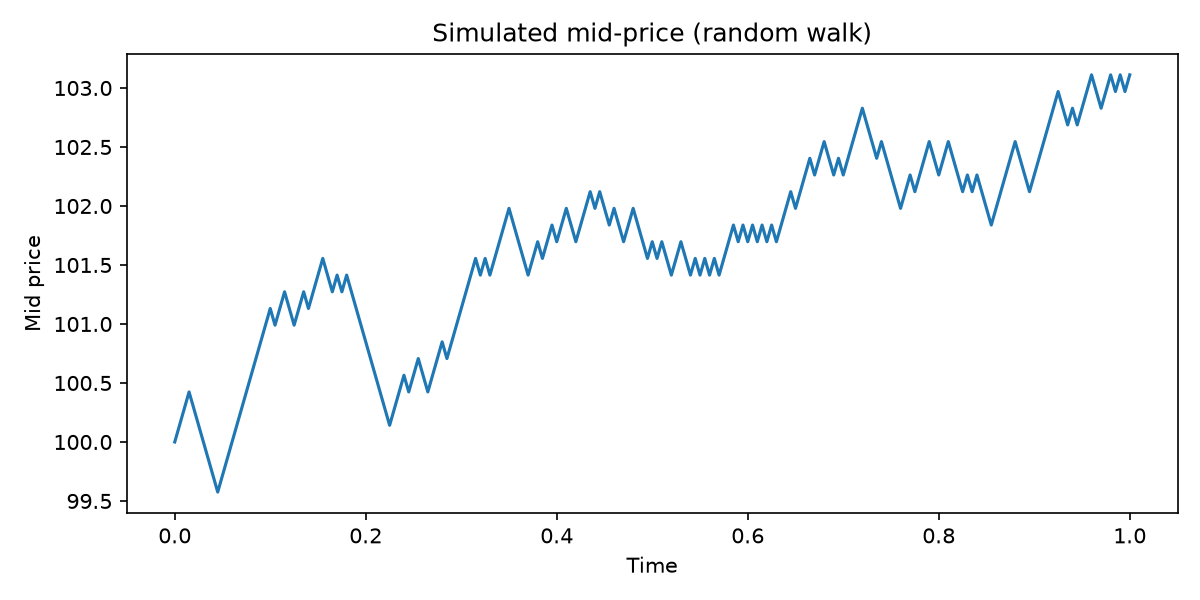

The Python source for this figure:
import numpy as np
import matplotlib.pyplot as plt

S0, T, sigma, dt = 100.0, 1.0, 2.0, 0.005
n_steps = int(T / dt)          # 200 steps
rng = np.random.default_rng(0)

# TODO 1: random +1 / -1 moves
moves = rng.choice([-1, 1], size=n_steps)

# TODO 2: scale each move so volatility is consistent with the time step
increments = moves * sigma * np.sqrt(dt)

# TODO 3: price path, starting at S0 (201 points: time 0 plus 200 steps)
prices = np.insert(S0 + np.cumsum(increments), 0, S0)
print(len(prices), prices[:5])

# TODO 4: plot it
t = np.linspace(0, T, n_steps + 1)
plt.figure(figsize=(8, 4))
plt.plot(t, prices)
plt.xlabel("Time")
plt.ylabel("Mid price")
plt.title("Simulated mid-price (random walk)")
plt.tight_layout()
plt.savefig("step1_price.png", dpi=150)
print("saved step1_price.png")

# TODO 5: 1,000 paths at once, then check the spread of final prices
n_paths = 1000
all_moves = rng.choice([-1, 1], size=(n_steps, n_paths))
final_prices = S0 + (all_moves * sigma * np.sqrt(dt)).sum(axis=0)
print("std of final prices:", final_prices.std())
print("theory says:        ", sigma * np.sqrt(T))
